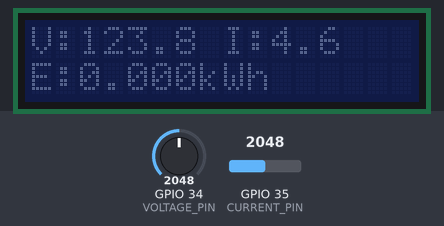
This sketch was run on a simulated ESP32. Shown: 16×2 character LCD. The inputs (shaded band) are chosen by the test bench; at power-on: GPIO 34 (VOLTAGE_PIN) = 2048, GPIO 35 (CURRENT_PIN) = 2048. What the sketch prints to the serial monitor is not drawn.

Above: at 3.2 s.
3.3 s: GPIO 34 (VOLTAGE_PIN) set to 2866
At 5.3 s:
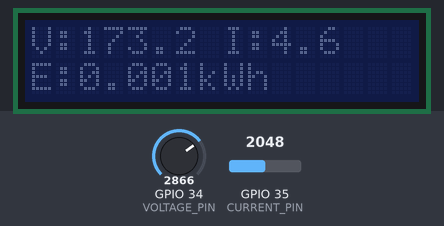
5.6 s: GPIO 35 (CURRENT_PIN) set to 2866
At 7.3 s:
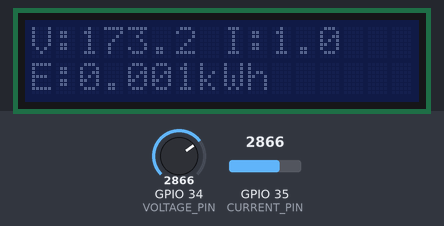
7.6 s: GPIO 35 (CURRENT_PIN) set to 1228
At 9.8 s:
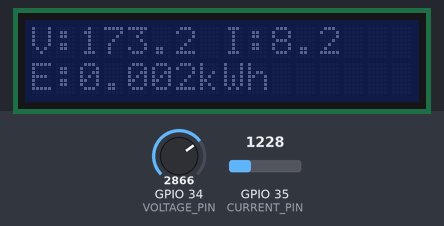
10.7 s: GPIO 34 (VOLTAGE_PIN) set to 3603
At 11.8 s:
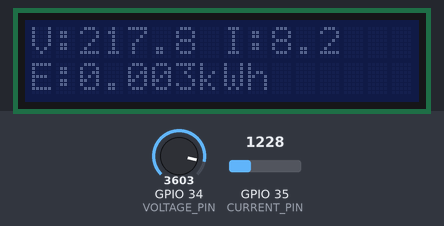
14.8 s: GPIO 34 (VOLTAGE_PIN) set to 4095
At 15.9 s:
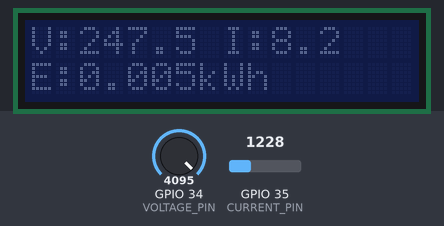
18.9 s: GPIO 35 (CURRENT_PIN) set to 491
At 20.0 s:
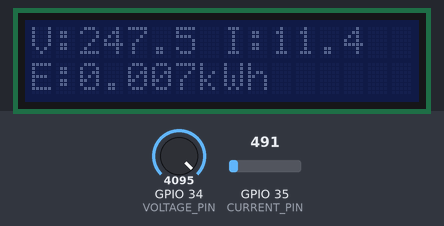
Timing chart, 0 to 21.9 s (numbered marks = the images above; inputs shaded):
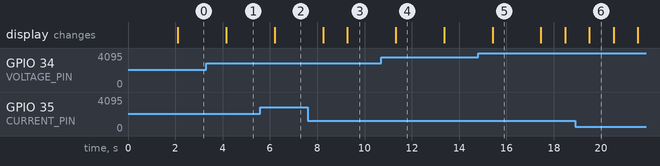

Measured:
- after the input at 3.3 s, the display: changes after 0.85 s (image 1)
- after the input at 5.6 s, the display: changes after 0.60 s (image 2)
- after the input at 7.6 s, the display: first changes after 0.65 s (image 3 shows a later state)
- what the display in image 4 shows lasts 2.1 s, from 11.3 s to 13.4 s
- what the display in image 6 shows lasts 1.0 s, from 19.5 s to 20.5 s

The sketch:

SMART_METER.ino
```cpp
#include <Wire.h>   // enable i2c communication
#include <LiquidCrystal_I2C.h>   // controls i2c lcd

// defining pins
#define VOLTAGE_PIN 34
#define CURRENT_PIN 35

LiquidCrystal_I2C lcd(0x27, 16, 2);   // defining address of a pin (ox27->address of lcd, 16 columns,2rows

// assigning variables to 0 initially
float voltage = 0;
float current = 0;
float power = 0;
float energy = 0;

unsigned long previousMillis = 0;   // for calculating energy over time

// runs only nce when esp starts
void setup() {
  Serial.begin(115200);  // print reading on seril monitor

  lcd.init();   // initialize i2c for communication

  //set sensor pins as inputs
  pinMode(VOLTAGE_PIN, INPUT);
  pinMode(CURRENT_PIN, INPUT);

  lcd.setCursor(0, 0);
  lcd.print("Smart Energy");
  lcd.setCursor(0, 1);
  lcd.print("Meter");
  delay(2000);
  lcd.clear();
}

// runs continuously after esp starts
void loop() {

  int voltageADC = analogRead(VOLTAGE_PIN);
  int currentADC = analogRead(CURRENT_PIN);

  // Convert ADC values (Calibration Required)
  voltage = (voltageADC * 3.3 / 4095.0) * 75.0;
  current = ((currentADC * 3.3 / 4095.0) - 2.5) / 0.185;

  if (current < 0)
    current = -current;

  power = voltage * current;

  unsigned long currentMillis = millis();
  float hours = (currentMillis - previousMillis) / 3600000.0;
  energy += power * hours;

  previousMillis = currentMillis;

  lcd.setCursor(0, 0);
  lcd.print("V:");
  lcd.print(voltage, 1);
  lcd.print(" I:");
  lcd.print(current, 1);

  lcd.setCursor(0, 1);
  lcd.print("E:");
  lcd.print(energy / 1000.0, 3);
  lcd.print("kWh");

  Serial.print("Voltage: ");
  Serial.print(voltage);
  Serial.print(" V  Current: ");
  Serial.print(current);
  Serial.print(" A  Power: ");
  Serial.print(power);
  Serial.print(" W  Energy: ");
  Serial.print(energy / 1000.0);
  Serial.println(" kWh");

  delay(1000);
}
```
